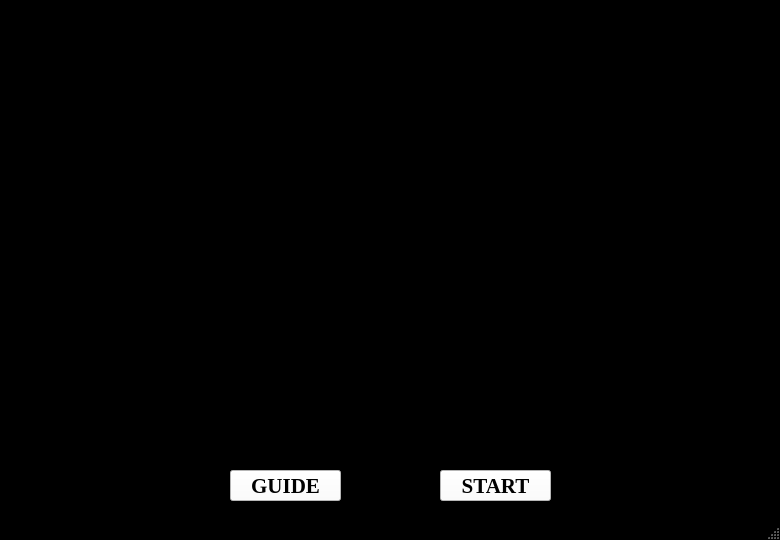
<?xml version="1.0" encoding="UTF-8"?>
<ui version="4.0">
 <class>ArkMidnight</class>
 <widget class="QMainWindow" name="ArkMidnight">
  <property name="geometry">
   <rect>
    <x>0</x>
    <y>0</y>
    <width>780</width>
    <height>540</height>
   </rect>
  </property>
  <property name="minimumSize">
   <size>
    <width>780</width>
    <height>540</height>
   </size>
  </property>
  <property name="maximumSize">
   <size>
    <width>780</width>
    <height>540</height>
   </size>
  </property>
  <property name="windowTitle">
   <string>ArkMidnight</string>
  </property>
  <widget class="QWidget" name="centralwidget">
   <property name="minimumSize">
    <size>
     <width>780</width>
     <height>540</height>
    </size>
   </property>
   <property name="maximumSize">
    <size>
     <width>780</width>
     <height>540</height>
    </size>
   </property>
   <widget class="QStackedWidget" name="stackedWidget">
    <property name="geometry">
     <rect>
      <x>0</x>
      <y>0</y>
      <width>780</width>
      <height>540</height>
     </rect>
    </property>
    <property name="styleSheet">
     <string notr="true">background-color: rgb(0, 0, 0);</string>
    </property>
    <property name="currentIndex">
     <number>0</number>
    </property>
    <widget class="QWidget" name="page">
     <widget class="QLabel" name="label">
      <property name="geometry">
       <rect>
        <x>0</x>
        <y>0</y>
        <width>780</width>
        <height>540</height>
       </rect>
      </property>
      <property name="minimumSize">
       <size>
        <width>780</width>
        <height>540</height>
       </size>
      </property>
      <property name="maximumSize">
       <size>
        <width>780</width>
        <height>540</height>
       </size>
      </property>
      <property name="text">
       <string/>
      </property>
      <property name="pixmap">
       <pixmap resource="image.qrc">:/new/prefix1/image/main.png</pixmap>
      </property>
     </widget>
     <widget class="QPushButton" name="btn_start">
      <property name="geometry">
       <rect>
        <x>440</x>
        <y>470</y>
        <width>111</width>
        <height>31</height>
       </rect>
      </property>
      <property name="font">
       <font>
        <family>Times New Roman</family>
        <pointsize>16</pointsize>
        <bold>true</bold>
        <underline>false</underline>
        <strikeout>false</strikeout>
       </font>
      </property>
      <property name="styleSheet">
       <string notr="true">background-color: rgb(255, 255, 255);</string>
      </property>
      <property name="text">
       <string>START</string>
      </property>
     </widget>
     <widget class="QPushButton" name="btn_guide">
      <property name="geometry">
       <rect>
        <x>230</x>
        <y>470</y>
        <width>111</width>
        <height>31</height>
       </rect>
      </property>
      <property name="font">
       <font>
        <family>Times New Roman</family>
        <pointsize>16</pointsize>
        <bold>true</bold>
       </font>
      </property>
      <property name="styleSheet">
       <string notr="true">background-color: rgb(255, 255, 255);
</string>
      </property>
      <property name="text">
       <string>GUIDE</string>
      </property>
     </widget>
    </widget>
    <widget class="QWidget" name="page_3">
     <widget class="QLabel" name="label_2">
      <property name="geometry">
       <rect>
        <x>0</x>
        <y>0</y>
        <width>780</width>
        <height>540</height>
       </rect>
      </property>
      <property name="minimumSize">
       <size>
        <width>780</width>
        <height>540</height>
       </size>
      </property>
      <property name="maximumSize">
       <size>
        <width>780</width>
        <height>540</height>
       </size>
      </property>
      <property name="text">
       <string/>
      </property>
      <property name="pixmap">
       <pixmap resource="image.qrc">:/new/prefix1/image/main.png</pixmap>
      </property>
     </widget>
     <widget class="QPushButton" name="pushButton_return_2">
      <property name="geometry">
       <rect>
        <x>0</x>
        <y>500</y>
        <width>120</width>
        <height>31</height>
       </rect>
      </property>
      <property name="font">
       <font>
        <family>微软雅黑</family>
        <pointsize>19</pointsize>
        <bold>true</bold>
       </font>
      </property>
      <property name="styleSheet">
       <string notr="true">color: rgb(255, 255, 255);
background-color: transparent;</string>
      </property>
      <property name="text">
       <string>返回</string>
      </property>
     </widget>
     <widget class="QLabel" name="label2">
      <property name="geometry">
       <rect>
        <x>90</x>
        <y>240</y>
        <width>631</width>
        <height>141</height>
       </rect>
      </property>
      <property name="font">
       <font>
        <pointsize>20</pointsize>
       </font>
      </property>
      <property name="styleSheet">
       <string notr="true">background-color: transparent;
color:rgb(233,247,168);</string>
      </property>
      <property name="text">
       <string>TextLabel</string>
      </property>
      <property name="alignment">
       <set>Qt::AlignCenter</set>
      </property>
     </widget>
     <widget class="QLabel" name="label1">
      <property name="geometry">
       <rect>
        <x>130</x>
        <y>150</y>
        <width>551</width>
        <height>41</height>
       </rect>
      </property>
      <property name="font">
       <font>
        <pointsize>23</pointsize>
       </font>
      </property>
      <property name="styleSheet">
       <string notr="true">background-color: transparent;
color:rgb(233,247,168);</string>
      </property>
      <property name="text">
       <string>TextLabel</string>
      </property>
      <property name="scaledContents">
       <bool>false</bool>
      </property>
      <property name="alignment">
       <set>Qt::AlignCenter</set>
      </property>
     </widget>
    </widget>
    <widget class="QWidget" name="page_2">
     <widget class="QPushButton" name="pushButton">
      <property name="geometry">
       <rect>
        <x>60</x>
        <y>30</y>
        <width>181</width>
        <height>441</height>
       </rect>
      </property>
      <property name="font">
       <font>
        <family>Times New Roman</family>
        <pointsize>29</pointsize>
        <bold>true</bold>
       </font>
      </property>
      <property name="styleSheet">
       <string notr="true">border-image: url(:/stage/image/stages/stage_1.png);</string>
      </property>
      <property name="text">
       <string/>
      </property>
     </widget>
     <widget class="QPushButton" name="pushButton_2">
      <property name="geometry">
       <rect>
        <x>300</x>
        <y>30</y>
        <width>181</width>
        <height>441</height>
       </rect>
      </property>
      <property name="font">
       <font>
        <family>Times New Roman</family>
        <pointsize>29</pointsize>
        <bold>true</bold>
       </font>
      </property>
      <property name="styleSheet">
       <string notr="true">border-image: url(:/stage/image/stages/stage_2.png);</string>
      </property>
      <property name="text">
       <string/>
      </property>
     </widget>
     <widget class="QPushButton" name="pushButton_3">
      <property name="geometry">
       <rect>
        <x>540</x>
        <y>30</y>
        <width>181</width>
        <height>441</height>
       </rect>
      </property>
      <property name="font">
       <font>
        <family>Times New Roman</family>
        <pointsize>29</pointsize>
        <bold>true</bold>
       </font>
      </property>
      <property name="styleSheet">
       <string notr="true">border-image: url(:/stage/image/stages/stage_3.jpg);</string>
      </property>
      <property name="text">
       <string/>
      </property>
     </widget>
     <widget class="QPushButton" name="pushButton_return">
      <property name="geometry">
       <rect>
        <x>0</x>
        <y>500</y>
        <width>120</width>
        <height>31</height>
       </rect>
      </property>
      <property name="font">
       <font>
        <family>微软雅黑</family>
        <pointsize>19</pointsize>
        <bold>true</bold>
       </font>
      </property>
      <property name="styleSheet">
       <string notr="true">color: rgb(255, 255, 255);</string>
      </property>
      <property name="text">
       <string>返回</string>
      </property>
     </widget>
    </widget>
   </widget>
  </widget>
  <widget class="QStatusBar" name="statusbar"/>
 </widget>
 <resources>
  <include location="image.qrc"/>
 </resources>
 <connections/>
</ui>
